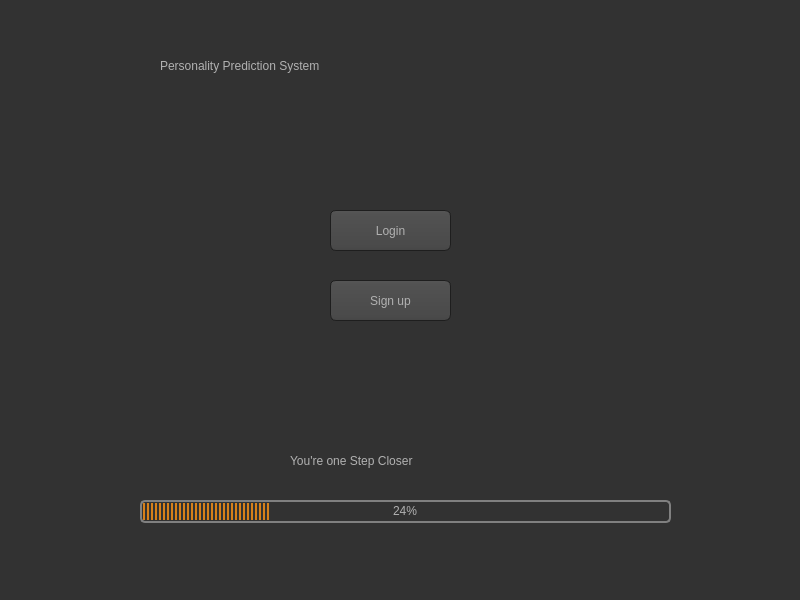
<?xml version="1.0" encoding="UTF-8"?>
<ui version="4.0">
 <class>MainWindow</class>
 <widget class="QMainWindow" name="MainWindow">
  <property name="geometry">
   <rect>
    <x>0</x>
    <y>0</y>
    <width>800</width>
    <height>600</height>
   </rect>
  </property>
  <property name="windowTitle">
   <string>MainWindow</string>
  </property>
  <property name="styleSheet">
   <string notr="true">QToolTip
{
     border: 1px solid black;
     background-color: #ffa02f;
     padding: 1px;
     border-radius: 3px;
     opacity: 100;
}

QWidget
{
    color: #b1b1b1;
    background-color: #323232;
}

QTreeView, QListView
{
    background-color: silver;
    margin-left: 5px;
}

QWidget:item:hover
{
    background-color: QLinearGradient( x1: 0, y1: 0, x2: 0, y2: 1, stop: 0 #ffa02f, stop: 1 #ca0619);
    color: #000000;
}

QWidget:item:selected
{
    background-color: QLinearGradient( x1: 0, y1: 0, x2: 0, y2: 1, stop: 0 #ffa02f, stop: 1 #d7801a);
}

QMenuBar::item
{
    background: transparent;
}

QMenuBar::item:selected
{
    background: transparent;
    border: 1px solid #ffaa00;
}

QMenuBar::item:pressed
{
    background: #444;
    border: 1px solid #000;
    background-color: QLinearGradient(
        x1:0, y1:0,
        x2:0, y2:1,
        stop:1 #212121,
        stop:0.4 #343434/*,
        stop:0.2 #343434,
        stop:0.1 #ffaa00*/
    );
    margin-bottom:-1px;
    padding-bottom:1px;
}

QMenu
{
    border: 1px solid #000;
}

QMenu::item
{
    padding: 2px 20px 2px 20px;
}

QMenu::item:selected
{
    color: #000000;
}

QWidget:disabled
{
    color: #808080;
    background-color: #323232;
}

QAbstractItemView
{
    background-color: QLinearGradient( x1: 0, y1: 0, x2: 0, y2: 1, stop: 0 #4d4d4d, stop: 0.1 #646464, stop: 1 #5d5d5d);
}

QWidget:focus
{
    /*border: 1px solid darkgray;*/
}

QLineEdit
{
    background-color: QLinearGradient( x1: 0, y1: 0, x2: 0, y2: 1, stop: 0 #4d4d4d, stop: 0 #646464, stop: 1 #5d5d5d);
    padding: 1px;
    border-style: solid;
    border: 1px solid #1e1e1e;
    border-radius: 5;
}

QPushButton
{
    color: #b1b1b1;
    background-color: QLinearGradient( x1: 0, y1: 0, x2: 0, y2: 1, stop: 0 #565656, stop: 0.1 #525252, stop: 0.5 #4e4e4e, stop: 0.9 #4a4a4a, stop: 1 #464646);
    border-width: 1px;
    border-color: #1e1e1e;
    border-style: solid;
    border-radius: 6;
    padding: 3px;
    font-size: 12px;
    padding-left: 5px;
    padding-right: 5px;
    min-width: 40px;
}

QPushButton:pressed
{
    background-color: QLinearGradient( x1: 0, y1: 0, x2: 0, y2: 1, stop: 0 #2d2d2d, stop: 0.1 #2b2b2b, stop: 0.5 #292929, stop: 0.9 #282828, stop: 1 #252525);
}

QComboBox
{
    selection-background-color: #ffaa00;
    background-color: QLinearGradient( x1: 0, y1: 0, x2: 0, y2: 1, stop: 0 #565656, stop: 0.1 #525252, stop: 0.5 #4e4e4e, stop: 0.9 #4a4a4a, stop: 1 #464646);
    border-style: solid;
    border: 1px solid #1e1e1e;
    border-radius: 5;
}

QComboBox:hover,QPushButton:hover
{
    border: 2px solid QLinearGradient( x1: 0, y1: 0, x2: 0, y2: 1, stop: 0 #ffa02f, stop: 1 #d7801a);
}


QComboBox:on
{
    padding-top: 3px;
    padding-left: 4px;
    background-color: QLinearGradient( x1: 0, y1: 0, x2: 0, y2: 1, stop: 0 #2d2d2d, stop: 0.1 #2b2b2b, stop: 0.5 #292929, stop: 0.9 #282828, stop: 1 #252525);
    selection-background-color: #ffaa00;
}

QComboBox QAbstractItemView
{
    border: 2px solid darkgray;
    selection-background-color: QLinearGradient( x1: 0, y1: 0, x2: 0, y2: 1, stop: 0 #ffa02f, stop: 1 #d7801a);
}

QComboBox::drop-down
{
     subcontrol-origin: padding;
     subcontrol-position: top right;
     width: 15px;

     border-left-width: 0px;
     border-left-color: darkgray;
     border-left-style: solid; /* just a single line */
     border-top-right-radius: 3px; /* same radius as the QComboBox */
     border-bottom-right-radius: 3px;
 }

QComboBox::down-arrow
{
     image: url(:/dark_orange/img/down_arrow.png);
}

QGroupBox
{
    border: 1px solid darkgray;
    margin-top: 10px;
}

QGroupBox:focus
{
    border: 1px solid darkgray;
}

QTextEdit:focus
{
    border: 1px solid darkgray;
}

QScrollBar:horizontal {
     border: 1px solid #222222;
     background: QLinearGradient( x1: 0, y1: 0, x2: 0, y2: 1, stop: 0.0 #121212, stop: 0.2 #282828, stop: 1 #484848);
     height: 7px;
     margin: 0px 16px 0 16px;
}

QScrollBar::handle:horizontal
{
      background: QLinearGradient( x1: 0, y1: 0, x2: 1, y2: 0, stop: 0 #ffa02f, stop: 0.5 #d7801a, stop: 1 #ffa02f);
      min-height: 20px;
      border-radius: 2px;
}

QScrollBar::add-line:horizontal {
      border: 1px solid #1b1b19;
      border-radius: 2px;
      background: QLinearGradient( x1: 0, y1: 0, x2: 1, y2: 0, stop: 0 #ffa02f, stop: 1 #d7801a);
      width: 14px;
      subcontrol-position: right;
      subcontrol-origin: margin;
}

QScrollBar::sub-line:horizontal {
      border: 1px solid #1b1b19;
      border-radius: 2px;
      background: QLinearGradient( x1: 0, y1: 0, x2: 1, y2: 0, stop: 0 #ffa02f, stop: 1 #d7801a);
      width: 14px;
     subcontrol-position: left;
     subcontrol-origin: margin;
}

QScrollBar::right-arrow:horizontal, QScrollBar::left-arrow:horizontal
{
      border: 1px solid black;
      width: 1px;
      height: 1px;
      background: white;
}

QScrollBar::add-page:horizontal, QScrollBar::sub-page:horizontal
{
      background: none;
}

QScrollBar:vertical
{
      background: QLinearGradient( x1: 0, y1: 0, x2: 1, y2: 0, stop: 0.0 #121212, stop: 0.2 #282828, stop: 1 #484848);
      width: 7px;
      margin: 16px 0 16px 0;
      border: 1px solid #222222;
}

QScrollBar::handle:vertical
{
      background: QLinearGradient( x1: 0, y1: 0, x2: 0, y2: 1, stop: 0 #ffa02f, stop: 0.5 #d7801a, stop: 1 #ffa02f);
      min-height: 20px;
      border-radius: 2px;
}

QScrollBar::add-line:vertical
{
      border: 1px solid #1b1b19;
      border-radius: 2px;
      background: QLinearGradient( x1: 0, y1: 0, x2: 0, y2: 1, stop: 0 #ffa02f, stop: 1 #d7801a);
      height: 14px;
      subcontrol-position: bottom;
      subcontrol-origin: margin;
}

QScrollBar::sub-line:vertical
{
      border: 1px solid #1b1b19;
      border-radius: 2px;
      background: QLinearGradient( x1: 0, y1: 0, x2: 0, y2: 1, stop: 0 #d7801a, stop: 1 #ffa02f);
      height: 14px;
      subcontrol-position: top;
      subcontrol-origin: margin;
}

QScrollBar::up-arrow:vertical, QScrollBar::down-arrow:vertical
{
      border: 1px solid black;
      width: 1px;
      height: 1px;
      background: white;
}


QScrollBar::add-page:vertical, QScrollBar::sub-page:vertical
{
      background: none;
}

QTextEdit
{
    background-color: #242424;
}

QPlainTextEdit
{
    background-color: #242424;
}

QHeaderView::section
{
    background-color: QLinearGradient(x1:0, y1:0, x2:0, y2:1, stop:0 #616161, stop: 0.5 #505050, stop: 0.6 #434343, stop:1 #656565);
    color: white;
    padding-left: 4px;
    border: 1px solid #6c6c6c;
}

QCheckBox:disabled
{
color: #414141;
}

QDockWidget::title
{
    text-align: center;
    spacing: 3px; /* spacing between items in the tool bar */
    background-color: QLinearGradient(x1:0, y1:0, x2:0, y2:1, stop:0 #323232, stop: 0.5 #242424, stop:1 #323232);
}

QDockWidget::close-button, QDockWidget::float-button
{
    text-align: center;
    spacing: 1px; /* spacing between items in the tool bar */
    background-color: QLinearGradient(x1:0, y1:0, x2:0, y2:1, stop:0 #323232, stop: 0.5 #242424, stop:1 #323232);
}

QDockWidget::close-button:hover, QDockWidget::float-button:hover
{
    background: #242424;
}

QDockWidget::close-button:pressed, QDockWidget::float-button:pressed
{
    padding: 1px -1px -1px 1px;
}

QMainWindow::separator
{
    background-color: QLinearGradient(x1:0, y1:0, x2:0, y2:1, stop:0 #161616, stop: 0.5 #151515, stop: 0.6 #212121, stop:1 #343434);
    color: white;
    padding-left: 4px;
    border: 1px solid #4c4c4c;
    spacing: 3px; /* spacing between items in the tool bar */
}

QMainWindow::separator:hover
{

    background-color: QLinearGradient(x1:0, y1:0, x2:0, y2:1, stop:0 #d7801a, stop:0.5 #b56c17 stop:1 #ffa02f);
    color: white;
    padding-left: 4px;
    border: 1px solid #6c6c6c;
    spacing: 3px; /* spacing between items in the tool bar */
}

QToolBar::handle
{
     spacing: 3px; /* spacing between items in the tool bar */
     background: url(:/dark_orange/img/handle.png);
}

QMenu::separator
{
    height: 2px;
    background-color: QLinearGradient(x1:0, y1:0, x2:0, y2:1, stop:0 #161616, stop: 0.5 #151515, stop: 0.6 #212121, stop:1 #343434);
    color: white;
    padding-left: 4px;
    margin-left: 10px;
    margin-right: 5px;
}

QProgressBar
{
    border: 2px solid grey;
    border-radius: 5px;
    text-align: center;
}

QProgressBar::chunk
{
    background-color: #d7801a;
    width: 2.15px;
    margin: 0.5px;
}

QTabBar::tab {
    color: #b1b1b1;
    border: 1px solid #444;
    border-bottom-style: none;
    background-color: #323232;
    padding-left: 10px;
    padding-right: 10px;
    padding-top: 3px;
    padding-bottom: 2px;
    margin-right: -1px;
}

QTabWidget::pane {
    border: 1px solid #444;
    top: 1px;
}

QTabBar::tab:last
{
    margin-right: 0; /* the last selected tab has nothing to overlap with on the right */
    border-top-right-radius: 3px;
}

QTabBar::tab:first:!selected
{
 margin-left: 0px; /* the last selected tab has nothing to overlap with on the right */


    border-top-left-radius: 3px;
}

QTabBar::tab:!selected
{
    color: #b1b1b1;
    border-bottom-style: solid;
    margin-top: 3px;
    background-color: QLinearGradient(x1:0, y1:0, x2:0, y2:1, stop:1 #212121, stop:.4 #343434);
}

QTabBar::tab:selected
{
    border-top-left-radius: 3px;
    border-top-right-radius: 3px;
    margin-bottom: 0px;
}

QTabBar::tab:!selected:hover
{
    /*border-top: 2px solid #ffaa00;
    padding-bottom: 3px;*/
    border-top-left-radius: 3px;
    border-top-right-radius: 3px;
    background-color: QLinearGradient(x1:0, y1:0, x2:0, y2:1, stop:1 #212121, stop:0.4 #343434, stop:0.2 #343434, stop:0.1 #ffaa00);
}

QRadioButton::indicator:checked, QRadioButton::indicator:unchecked{
    color: #b1b1b1;
    background-color: #323232;
    border: 1px solid #b1b1b1;
    border-radius: 6px;
}

QRadioButton::indicator:checked
{
    background-color: qradialgradient(
        cx: 0.5, cy: 0.5,
        fx: 0.5, fy: 0.5,
        radius: 1.0,
        stop: 0.25 #ffaa00,
        stop: 0.3 #323232
    );
}

QCheckBox::indicator{
    color: #b1b1b1;
    background-color: #323232;
    border: 1px solid #b1b1b1;
    width: 9px;
    height: 9px;
}

QRadioButton::indicator
{
    border-radius: 6px;
}

QRadioButton::indicator:hover, QCheckBox::indicator:hover
{
    border: 1px solid #ffaa00;
}

QCheckBox::indicator:checked
{
    image:url(:/dark_orange/img/checkbox.png);
}

QCheckBox::indicator:disabled, QRadioButton::indicator:disabled
{
    border: 1px solid #444;
}


QSlider::groove:horizontal {
    border: 1px solid #3A3939;
    height: 8px;
    background: #201F1F;
    margin: 2px 0;
    border-radius: 2px;
}

QSlider::handle:horizontal {
    background: QLinearGradient( x1: 0, y1: 0, x2: 0, y2: 1,
      stop: 0.0 silver, stop: 0.2 #a8a8a8, stop: 1 #727272);
    border: 1px solid #3A3939;
    width: 14px;
    height: 14px;
    margin: -4px 0;
    border-radius: 2px;
}

QSlider::groove:vertical {
    border: 1px solid #3A3939;
    width: 8px;
    background: #201F1F;
    margin: 0 0px;
    border-radius: 2px;
}

QSlider::handle:vertical {
    background: QLinearGradient( x1: 0, y1: 0, x2: 0, y2: 1, stop: 0.0 silver,
      stop: 0.2 #a8a8a8, stop: 1 #727272);
    border: 1px solid #3A3939;
    width: 14px;
    height: 14px;
    margin: 0 -4px;
    border-radius: 2px;
}

QAbstractSpinBox {
    padding-top: 2px;
    padding-bottom: 2px;
    border: 1px solid darkgray;

    border-radius: 2px;
    min-width: 50px;
}</string>
  </property>
  <widget class="QWidget" name="centralwidget">
   <widget class="QLabel" name="label">
    <property name="geometry">
     <rect>
      <x>160</x>
      <y>20</y>
      <width>481</width>
      <height>91</height>
     </rect>
    </property>
    <property name="styleSheet">
     <string notr="true">font: 75 28pt &quot;MS Shell Dlg 2&quot;;</string>
    </property>
    <property name="text">
     <string>Personality Prediction System</string>
    </property>
   </widget>
   <widget class="QProgressBar" name="progressBar">
    <property name="geometry">
     <rect>
      <x>140</x>
      <y>500</y>
      <width>531</width>
      <height>23</height>
     </rect>
    </property>
    <property name="value">
     <number>24</number>
    </property>
   </widget>
   <widget class="QLabel" name="label_2">
    <property name="geometry">
     <rect>
      <x>290</x>
      <y>450</y>
      <width>231</width>
      <height>21</height>
     </rect>
    </property>
    <property name="styleSheet">
     <string notr="true">font: 75 16pt &quot;MS Shell Dlg 2&quot;;</string>
    </property>
    <property name="text">
     <string>You're one Step Closer</string>
    </property>
   </widget>
   <widget class="QPushButton" name="pushButton">
    <property name="geometry">
     <rect>
      <x>330</x>
      <y>210</y>
      <width>121</width>
      <height>41</height>
     </rect>
    </property>
    <property name="styleSheet">
     <string notr="true">font: 75 16pt &quot;MS Shell Dlg 2&quot;;</string>
    </property>
    <property name="text">
     <string>Login</string>
    </property>
   </widget>
   <widget class="QPushButton" name="pushButton_2">
    <property name="geometry">
     <rect>
      <x>330</x>
      <y>280</y>
      <width>121</width>
      <height>41</height>
     </rect>
    </property>
    <property name="styleSheet">
     <string notr="true">font: 75 16pt &quot;MS Shell Dlg 2&quot;;</string>
    </property>
    <property name="text">
     <string>Sign up</string>
    </property>
   </widget>
  </widget>
  <widget class="QMenuBar" name="menubar">
   <property name="geometry">
    <rect>
     <x>0</x>
     <y>0</y>
     <width>800</width>
     <height>21</height>
    </rect>
   </property>
  </widget>
  <widget class="QStatusBar" name="statusbar"/>
 </widget>
 <resources/>
 <connections/>
</ui>
